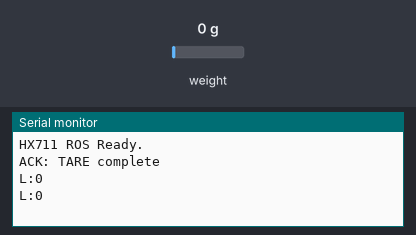
Bench run of a sketch on a simulated Arduino Uno, built with avr-gcc and run on an emulated ATmega328P. On the bench: the last lines printed to the serial monitor. The inputs (shaded band) are chosen by the test bench; at power-on: weight on the scale 0 g.

Above: at 3.2 s.
3.3 s: weight on the scale set to 100 g
At 4.0 s:
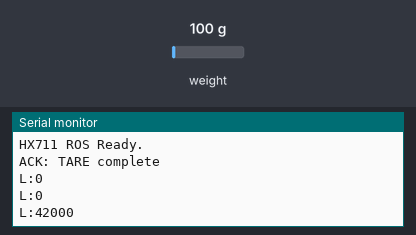
4.8 s: weight on the scale set to 1250 g
At 5.5 s:
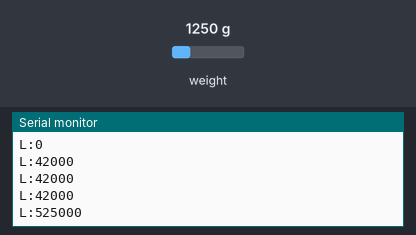
Timing chart, 0 to 7.8 s (numbered marks = the images above; inputs shaded):
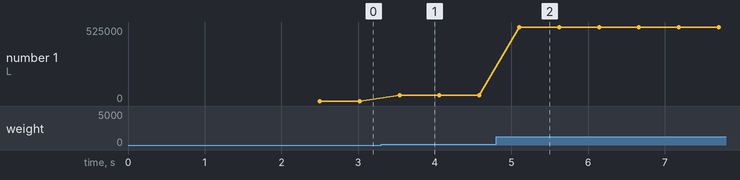

The sketch:

HX711_ROS_Ready.ino
```cpp
#include "HX711.h"

// 핀 설정
const int LOADCELL_DOUT_PIN = 3;
const int LOADCELL_SCK_PIN = 2;

HX711 scale;

void setup() {
  Serial.begin(115200); // ROS 노드의 baud_rate와 일치

  scale.begin(LOADCELL_DOUT_PIN, LOADCELL_SCK_PIN);

  Serial.println("HX711 ROS Ready.");

  // 시작 시 자동으로 0점 조절
  tareLoadCell();
}

void loop() {
  // 1. 로드셀 값 읽어서 "L:<값>" 형식으로 전송
  if (scale.is_ready()) {
    long raw_value = scale.get_units(5); // 5회 평균값 (get_units는 tare가 적용된 값)

    Serial.print("L:");
    Serial.println(raw_value);
  }

  // 2. ROS 노드로부터 명령 수신 (TARE)
  checkSerialCommands();

  delay(20); // 약 50Hz
}

// 0점 조절 함수 (시작 시 및 TARE 명령 수신 시 호출)
void tareLoadCell() {
  scale.tare(20); // 20회 평균으로 0점 설정
  Serial.println("ACK: TARE complete");
}

// 시리얼 명령 처리
void checkSerialCommands() {
  if (Serial.available() > 0) {
    String cmd = Serial.readStringUntil('\n');
    cmd.trim();

    if (cmd == "TARE") {
      tareLoadCell();
    }
  }
}
```

Measured:
- after the input at 3.3 s, the serial monitor: prints a new line after 0.24 s (image 1)
- after the input at 4.8 s, the serial monitor: prints a new line after 0.30 s (image 2)
- plotted number 1: 0 → 42000 after the input at 3.3 s, 42000 → 525000 after the input at 4.8 s
